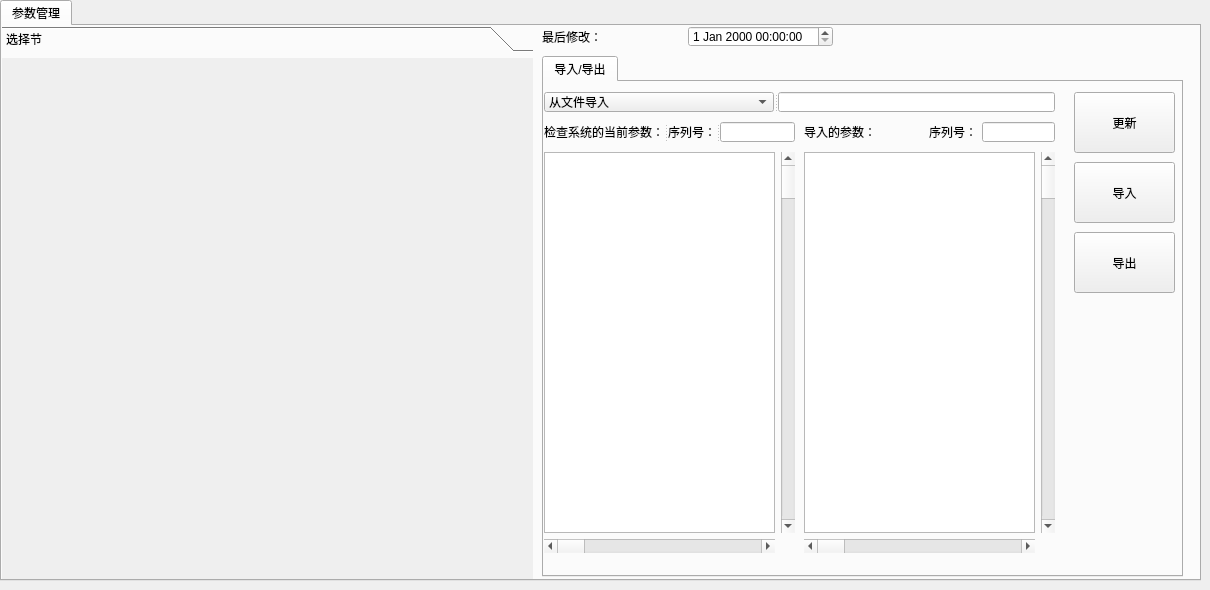
    <widget class="QWidget" name="Toolpage">
     <widget class="QTabWidget" name="tabWidget_11">
      <property name="geometry">
       <rect>
        <x>0</x>
        <y>0</y>
        <width>1201</width>
        <height>581</height>
       </rect>
      </property>
      <property name="styleSheet">
       <string notr="true">color: rgb(0, 0, 0);</string>
      </property>
      <property name="currentIndex">
       <number>0</number>
      </property>
      <widget class="QWidget" name="tab_18">
       <attribute name="title">
        <string>参数管理</string>
       </attribute>
       <widget class="QToolBox" name="toolBox_4">
        <property name="geometry">
         <rect>
          <x>0</x>
          <y>0</y>
          <width>531</width>
          <height>561</height>
         </rect>
        </property>
        <property name="currentIndex">
         <number>0</number>
        </property>
        <widget class="QWidget" name="page_9">
         <property name="geometry">
          <rect>
           <x>0</x>
           <y>0</y>
           <width>531</width>
           <height>535</height>
          </rect>
         </property>
         <attribute name="label">
          <string>选择节</string>
         </attribute>
        </widget>
       </widget>
       <widget class="QTabWidget" name="tabWidget_12">
        <property name="geometry">
         <rect>
          <x>540</x>
          <y>30</y>
          <width>641</width>
          <height>521</height>
         </rect>
        </property>
        <property name="currentIndex">
         <number>0</number>
        </property>
        <widget class="QWidget" name="tab_20">
         <attribute name="title">
          <string>导入/导出</string>
         </attribute>
         <widget class="QLineEdit" name="lineEdit_11">
          <property name="geometry">
           <rect>
            <x>438</x>
            <y>40</y>
            <width>73</width>
            <height>20</height>
           </rect>
          </property>
         </widget>
         <widget class="QLabel" name="label_79">
          <property name="geometry">
           <rect>
            <x>260</x>
            <y>40</y>
            <width>120</width>
            <height>20</height>
           </rect>
          </property>
          <property name="text">
           <string>导入的参数：</string>
          </property>
         </widget>
         <widget class="QWidget" name="layoutWidget_8">
          <property name="geometry">
           <rect>
            <x>260</x>
            <y>70</y>
            <width>251</width>
            <height>401</height>
           </rect>
          </property>
          <layout class="QGridLayout" name="gridLayout_7">
           <item row="0" column="0">
            <widget class="QTableWidget" name="tableWidget_9"/>
           </item>
           <item row="0" column="1">
            <widget class="QScrollBar" name="verticalScrollBar_15">
             <property name="orientation">
              <enum>Qt::Vertical</enum>
             </property>
            </widget>
           </item>
           <item row="1" column="0">
            <widget class="QScrollBar" name="horizontalScrollBar_5">
             <property name="orientation">
              <enum>Qt::Horizontal</enum>
             </property>
            </widget>
           </item>
          </layout>
         </widget>
         <widget class="QLabel" name="label_80">
          <property name="geometry">
           <rect>
            <x>385</x>
            <y>40</y>
            <width>48</width>
            <height>20</height>
           </rect>
          </property>
          <property name="text">
           <string>序列号：</string>
          </property>
          <property name="buddy">
           <cstring>lineEdit_11</cstring>
          </property>
         </widget>
         <widget class="QSplitter" name="splitter_6">
          <property name="geometry">
           <rect>
            <x>0</x>
            <y>10</y>
            <width>511</width>
            <height>20</height>
           </rect>
          </property>
          <property name="orientation">
           <enum>Qt::Horizontal</enum>
          </property>
          <widget class="QComboBox" name="comboBox_24">
           <item>
            <property name="text">
             <string>从文件导入</string>
            </property>
           </item>
           <item>
            <property name="text">
             <string>从项目导入</string>
            </property>
           </item>
          </widget>
          <widget class="QLineEdit" name="lineEdit_9"/>
         </widget>
         <widget class="QSplitter" name="splitter_20">
          <property name="geometry">
           <rect>
            <x>0</x>
            <y>40</y>
            <width>251</width>
            <height>20</height>
           </rect>
          </property>
          <property name="orientation">
           <enum>Qt::Horizontal</enum>
          </property>
          <widget class="QLabel" name="label_77">
           <property name="text">
            <string>检查系统的当前参数：</string>
           </property>
          </widget>
          <widget class="QLabel" name="label_78">
           <property name="text">
            <string>序列号：</string>
           </property>
           <property name="buddy">
            <cstring>lineEdit_10</cstring>
           </property>
          </widget>
          <widget class="QLineEdit" name="lineEdit_10"/>
         </widget>
         <widget class="QWidget" name="layoutWidget">
          <property name="geometry">
           <rect>
            <x>0</x>
            <y>70</y>
            <width>251</width>
            <height>401</height>
           </rect>
          </property>
          <layout class="QGridLayout" name="gridLayout_5">
           <item row="0" column="0">
            <widget class="QTableWidget" name="tableWidget_8"/>
           </item>
           <item row="0" column="1">
            <widget class="QScrollBar" name="verticalScrollBar_14">
             <property name="orientation">
              <enum>Qt::Vertical</enum>
             </property>
            </widget>
           </item>
           <item row="1" column="0">
            <widget class="QScrollBar" name="horizontalScrollBar_4">
             <property name="orientation">
              <enum>Qt::Horizontal</enum>
             </property>
            </widget>
           </item>
          </layout>
         </widget>
         <widget class="QToolButton" name="toolButton_47">
          <property name="geometry">
           <rect>
            <x>530</x>
            <y>10</y>
            <width>101</width>
            <height>61</height>
           </rect>
          </property>
          <property name="text">
           <string>更新</string>
          </property>
          <property name="icon">
           <iconset resource="ico.qrc">
            <normaloff>:/ico/ico/update.ico</normaloff>:/ico/ico/update.ico</iconset>
          </property>
          <property name="iconSize">
           <size>
            <width>48</width>
            <height>36</height>
           </size>
          </property>
          <property name="toolButtonStyle">
           <enum>Qt::ToolButtonTextUnderIcon</enum>
          </property>
         </widget>
         <widget class="QToolButton" name="toolButton_48">
          <property name="geometry">
           <rect>
            <x>530</x>
            <y>150</y>
            <width>101</width>
            <height>61</height>
           </rect>
          </property>
          <property name="text">
           <string>导出</string>
          </property>
          <property name="icon">
           <iconset resource="ico.qrc">
            <normaloff>:/ico/ico/arrow_interface.ico</normaloff>:/ico/ico/arrow_interface.ico</iconset>
          </property>
          <property name="iconSize">
           <size>
            <width>48</width>
            <height>36</height>
           </size>
          </property>
          <property name="toolButtonStyle">
           <enum>Qt::ToolButtonTextUnderIcon</enum>
          </property>
         </widget>
         <widget class="QToolButton" name="toolButton_49">
          <property name="geometry">
           <rect>
            <x>530</x>
            <y>80</y>
            <width>101</width>
            <height>61</height>
           </rect>
          </property>
          <property name="text">
           <string>导入</string>
          </property>
          <property name="icon">
           <iconset resource="ico.qrc">
            <normaloff>:/ico/ico/arrow_download.ico</normaloff>:/ico/ico/arrow_download.ico</iconset>
          </property>
          <property name="iconSize">
           <size>
            <width>48</width>
            <height>36</height>
           </size>
          </property>
          <property name="toolButtonStyle">
           <enum>Qt::ToolButtonTextUnderIcon</enum>
          </property>
         </widget>
        </widget>
       </widget>
       <widget class="QWidget" name="layoutWidget_7">
        <property name="geometry">
         <rect>
          <x>540</x>
          <y>0</y>
          <width>291</width>
          <height>21</height>
         </rect>
        </property>
        <layout class="QHBoxLayout" name="horizontalLayout_15">
         <item>
          <widget class="QLabel" name="label_76">
           <property name="text">
            <string>最后修改：</string>
           </property>
          </widget>
         </item>
         <item>
          <widget class="QDateTimeEdit" name="dateTimeEdit_4"/>
         </item>
        </layout>
       </widget>
      </widget>
     </widget>
    </widget>
